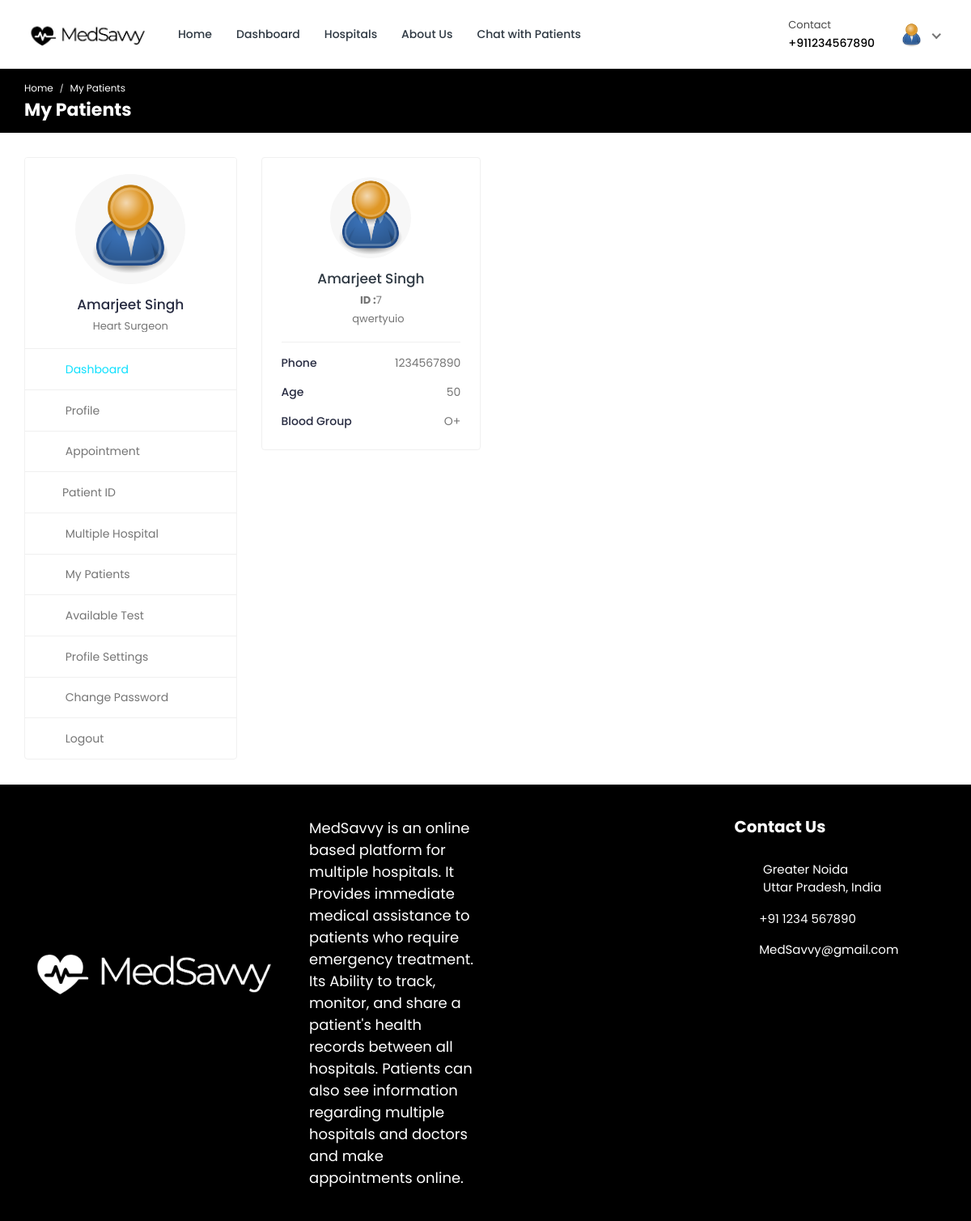
The page /doctor/my-patients/ (signed in) on the database as committed earlier.
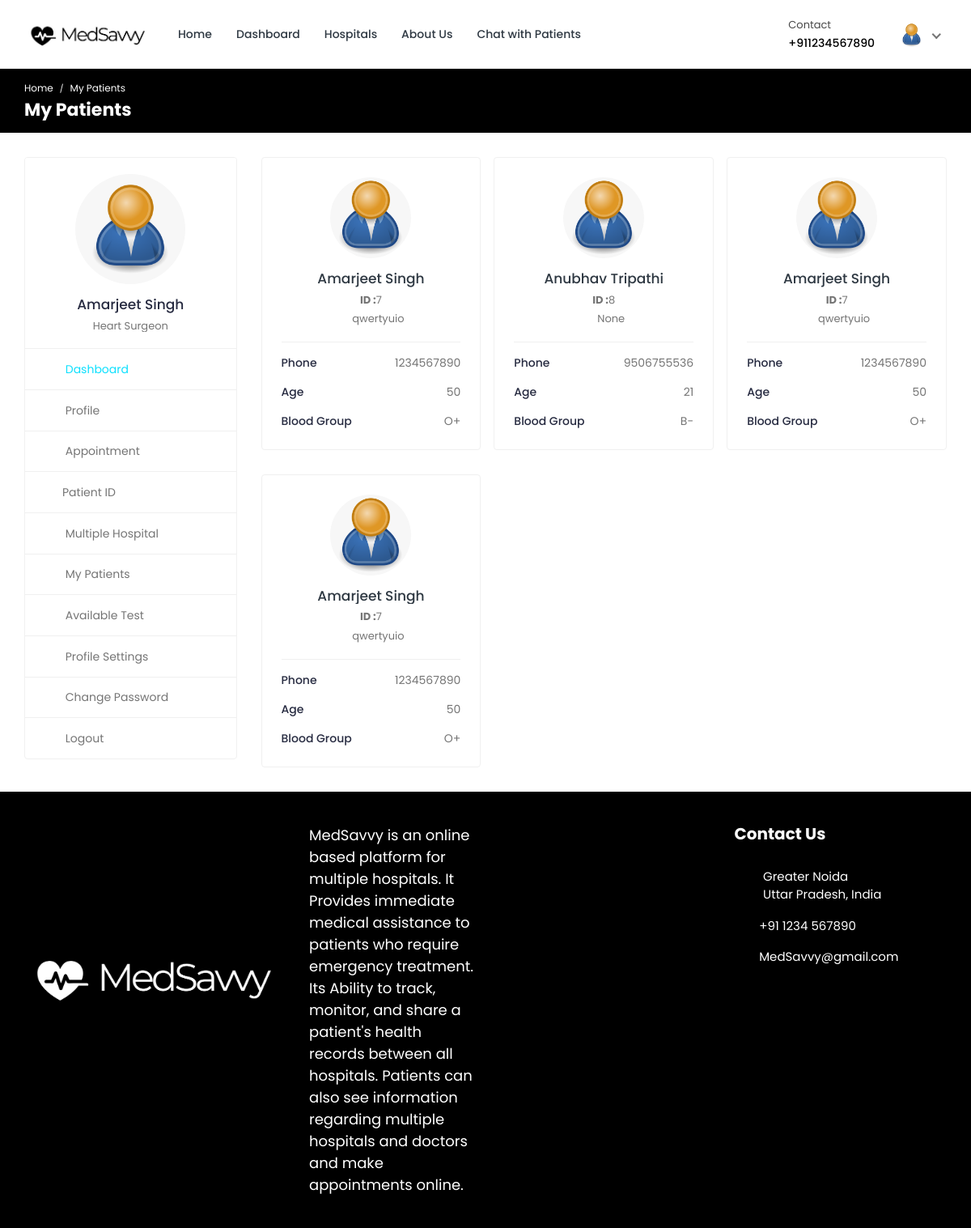
The same page on the database as committed later.
### doctor/models.py (models this page shows, shortened)
class Appointment(models.Model):
    APPOINTMENT_TYPE = (
        ('report', 'report'),
        ('checkup', 'checkup'),
    )
    APPOINTMENT_STATUS = (
        ('pending', 'pending'),
        ('confirmed', 'confirmed'),
        ('cancelled', 'cancelled'),
    )
    id = models.AutoField(primary_key=True)
    date = models.DateField(null=True, blank=True)
    time = models.CharField(max_length=200, null=True, blank=True)
    doctor = models.ForeignKey(Doctor_Information, on_delete=models.CASCADE, null=True, blank=True)
    patient = models.ForeignKey(Patient, on_delete=models.CASCADE, null=True, blank=True)
    appointment_type = models.CharField(max_length=200, choices=APPOINTMENT_TYPE)
    appointment_status = models.CharField(max_length=200, choices=APPOINTMENT_STATUS)
    serial_number = models.CharField(max_length=200, null=True, blank=True)
    payment_status = models.CharField(max_length=200, null=True, blank=True, default='pending')
    transaction_id = models.CharField(max_length=255, null=True, blank=True)
    message = models.CharField(max_length=255, null=True, blank=True)

### hospital/models.py (models this page shows, shortened)
class Patient(models.Model):
    patient_id = models.AutoField(primary_key=True)
    user = models.OneToOneField(User, on_delete=models.CASCADE, null=True, blank=True, related_name='patient')
    name = models.CharField(max_length=200, null=True, blank=True)
    username = models.CharField(max_length=200, null=True, blank=True)
    age = models.IntegerField(null=True, blank=True)
    email = models.EmailField(max_length=200, null=True, blank=True)
    phone_number = models.IntegerField(null=True, blank=True)
    address = models.CharField(max_length=200, null=True, blank=True)
    featured_image = models.ImageField(upload_to='patients/', default='patients/user-default.png', null=True, blank=True)
    blood_group = models.CharField(max_length=200, null=True, blank=True)
    history = models.CharField(max_length=200, null=True, blank=True)
    dob = models.CharField(max_length=200, null=True, blank=True)
    nid = models.CharField(max_length=200, null=True, blank=True)
    serial_number = models.CharField(max_length=200, null=True, blank=True)
    login_status = models.CharField(max_length=200, null=True, blank=True, default="offline")

### doctor/views.py (the view)
# urls.py: path('my-patients/', views.my_patients, name='my-patients'),
@csrf_exempt
@login_required(login_url="doctor-login")
def my_patients(request):
    if request.user.is_doctor:
        doctor = Doctor_Information.objects.get(user=request.user)
        appointments = Appointment.objects.filter(doctor=doctor).filter(appointment_status='confirmed')
    else:
        redirect('doctor-logout')
    context = {'doctor': doctor, 'appointments': appointments}
    return render(request, 'my-patients.html', context)

### templates/my-patients.html (shortened to what this page needs)
{% load static %}
<!DOCTYPE html>
<html lang="en">
<head>
		<link rel="stylesheet" href="{% static 'MedSavvy-System/css/Normal/bootstrap.min.css' %}">
		<link rel="stylesheet" href="{% static 'MedSavvy-System/plugins/Normal/fontawesome/css/fontawesome.min.css' %}">
		<link rel="stylesheet" href="{% static 'MedSavvy-System/plugins/Normal/fontawesome/css/all.min.css' %}">
		<link rel="stylesheet" href="{% static 'MedSavvy-System/css/Normal/style.css' %}">
	</head>
	<body>
		<div class="main-wrapper">
			<header class="header">{% include 'doctor-navbar.html' %}</header>
			<div class="breadcrumb-bar">
				<div class="container-fluid">
					<div class="row align-items-center">
						<div class="col-md-12 col-12">
							<nav aria-label="breadcrumb" class="page-breadcrumb">
								<ol class="breadcrumb">
									<li class="breadcrumb-item"><a href="{% url 'doctor-dashboard' %}">Home</a></li>
									<li class="breadcrumb-item active" aria-current="page">My Patients</li>
								</ol>
							</nav>
							<h2 class="breadcrumb-title">My Patients</h2>
						</div>
					</div>
				</div>
			</div>
			<div class="content">
				<div class="container-fluid">
					<div class="row">
						<div class="col-md-5 col-lg-4 col-xl-3 theiaStickySidebar">
							<div>{% include 'doctor-sidebar.html' %}</div>
						</div>
						<div class="col-md-7 col-lg-8 col-xl-9">
							<div class="row row-grid">
								{% for appointment in appointments %}
								<div class="col-md-6 col-lg-4 col-xl-3">
									<div class="card widget-profile pat-widget-profile">
										<div class="card-body">
											<div class="pro-widget-content">
												<div class="profile-info-widget">
													<a href="{% url 'patient-profile' pk=appointment.patient.patient_id %}" class="booking-doc-img">
														<img src="{{appointment.patient.featured_image.url}}" alt="User Image">
													</a>
													<div class="profile-det-info">
														<h3><a href="{% url 'patient-profile' pk=appointment.patient.patient_id %}">{{appointment.patient.name}}</a></h3>
														<div class="patient-details">
															<h5><b>ID :</b>{{appointment.patient.patient_id}}</h5>
															<h5 class="mb-0"><i class="fas fa-map-marker-alt"></i>{{appointment.patient.address}}</h5>
														</div>
													</div>
												</div>
											</div>
											<div class="patient-info">
												<ul>
													<li>Phone <span>{{appointment.patient.phone_number}}</span></li>
													<li>Age <span>{{appointment.patient.age}}</span></li>
													<li>Blood Group <span>{{appointment.patient.blood_group}}</span></li>
												</ul>
											</div>
										</div>
									</div>
								</div>
								{% endfor %}
							</div>
						</div>
					</div>
				</div>
			</div>
			{% include 'footer.html' %}
		</div>
	</body>
</html>

Rows that differ between the two databases and show on the page:
now on this page (row edited): Appointment: patient.featured_image (placeholder picture), patient.name "Anubhav Tripathi", patient.patient_id "8", patient.address "None", patient.phone_number "9506755536", patient.age "21", patient.blood_group "B-"
added Appointment: patient.featured_image (placeholder picture), patient.name "Amarjeet Singh", patient.patient_id "7", patient.address "qwertyuio", patient.phone_number "1234567890", patient.age "50", patient.blood_group "O+"
added Appointment: patient.featured_image (placeholder picture), patient.name "Amarjeet Singh", patient.patient_id "7", patient.address "qwertyuio", patient.phone_number "1234567890", patient.age "50", patient.blood_group "O+"
